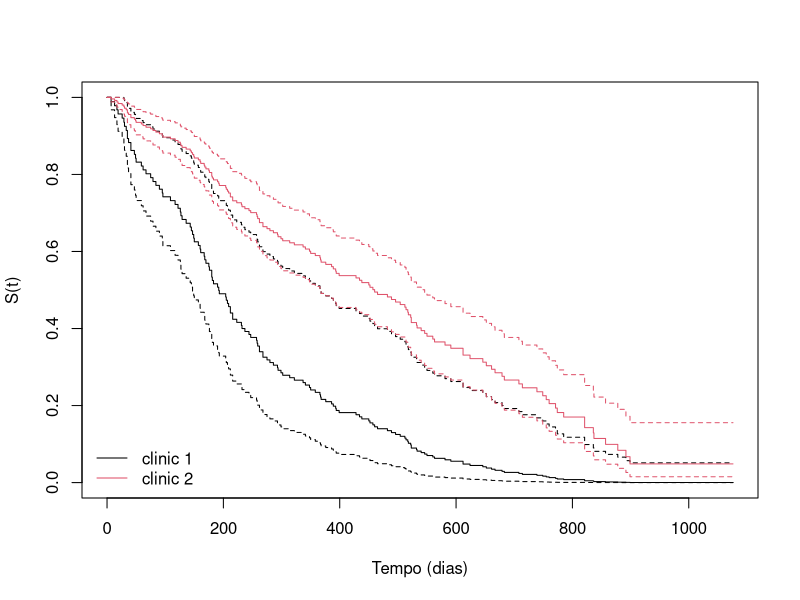
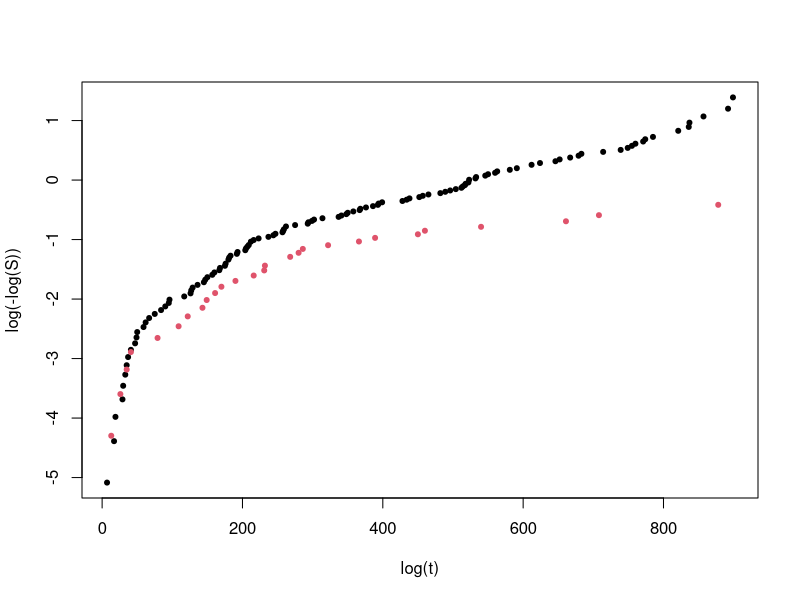
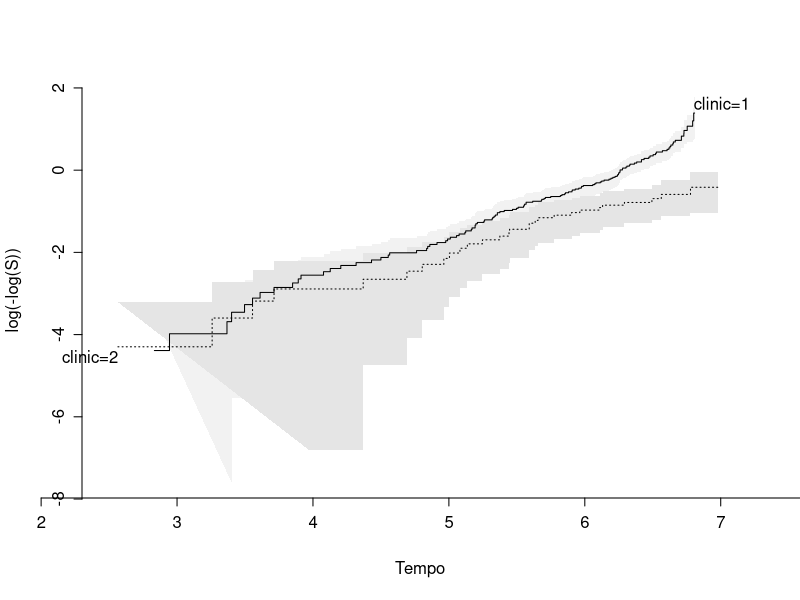
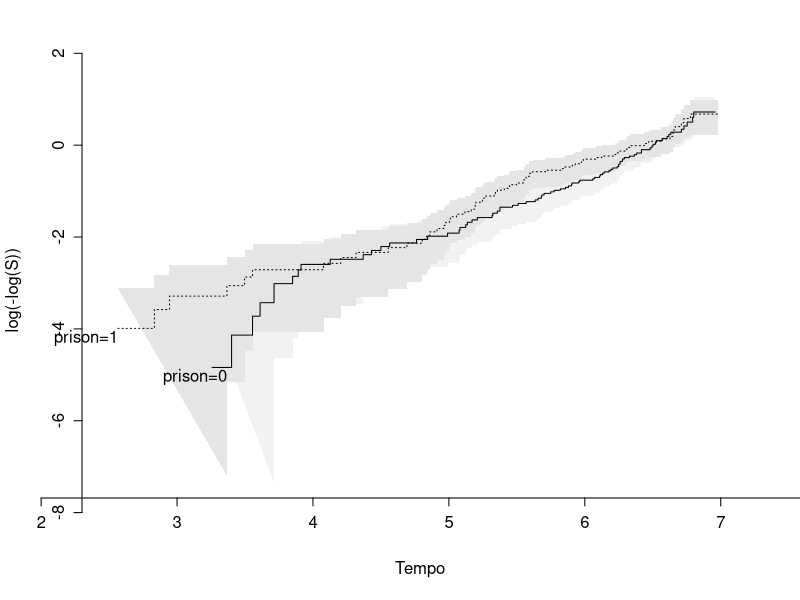
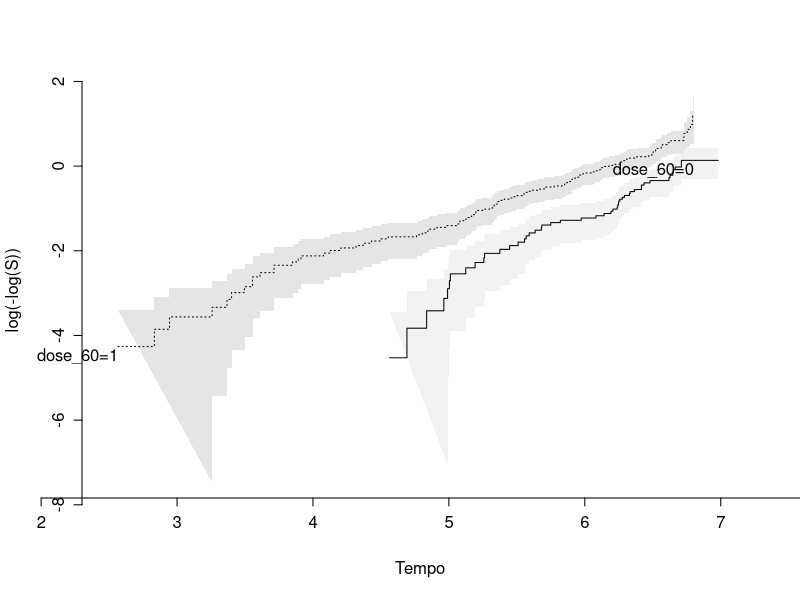
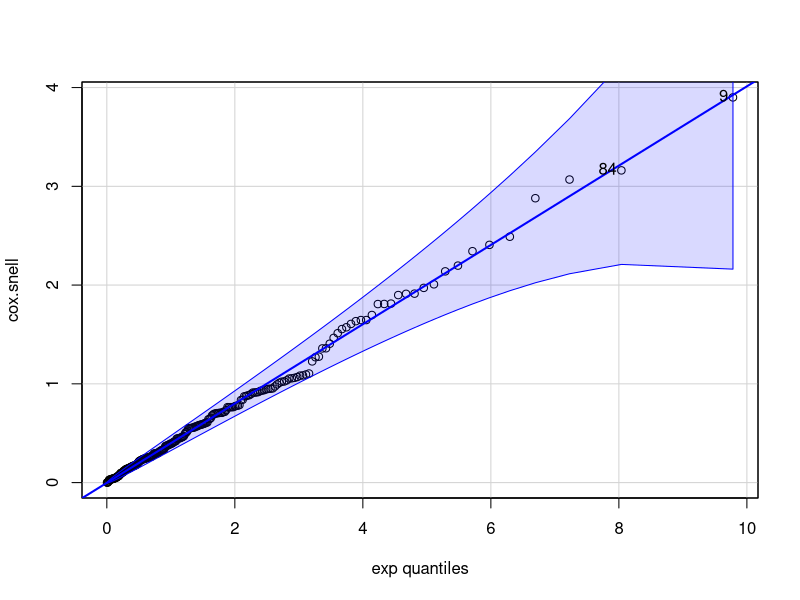
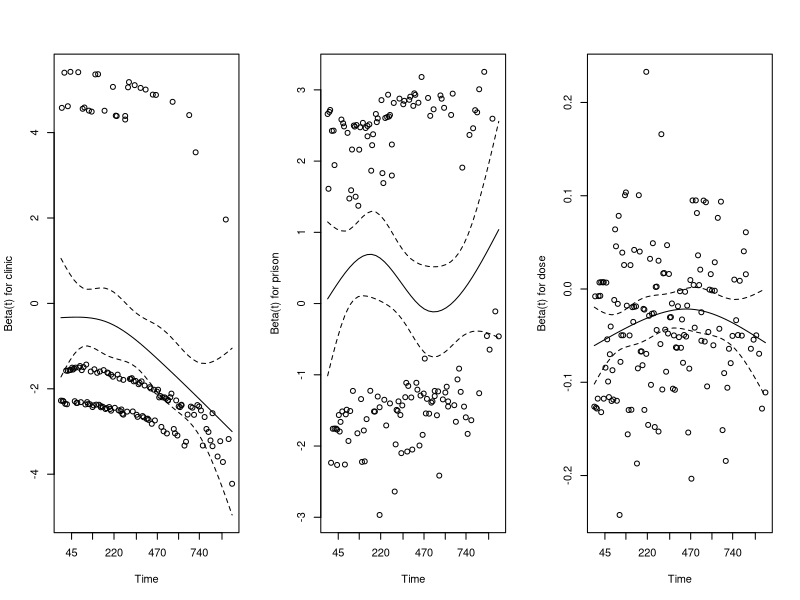
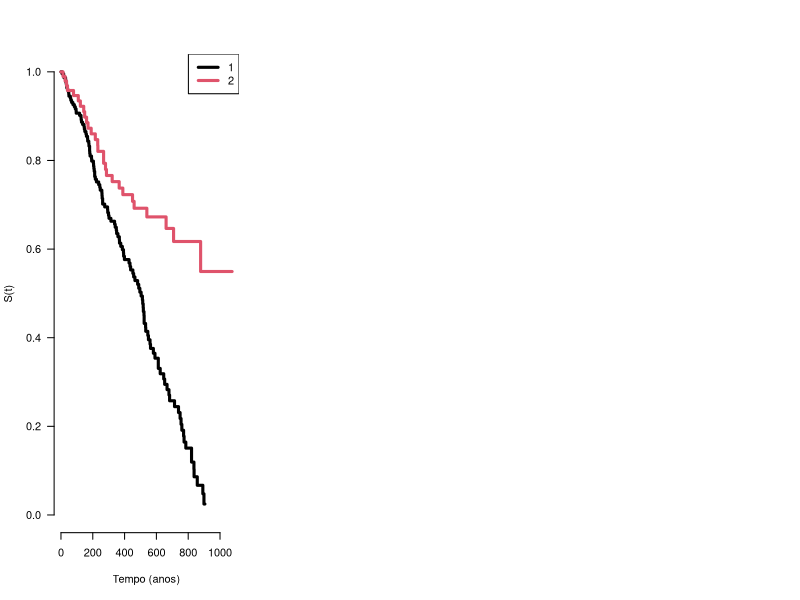

Recreate these plots in R, in order.
## ---- chunk 1
library(survival)
library(readxl)
dados <- read_xlsx("heroina.xlsx", col_names = TRUE )
str(dados)
## ---- chunk 2
sum(complete.cases(dados))
## ---- chunk 3
ajuste1 <- coxph(Surv(survt,status) ~ clinic + prison + dose,
                 ties= "efron", data=dados)
ajuste1
## ---- chunk 4
amostra.dados <- data.frame(clinic = c("1", "2"), prison = rep(0, 2), dose = rep(mean(dados$dose), 2))
amostra.sobr <- survfit(ajuste1, newdata = amostra.dados)
plot(amostra.sobr, col = c(1, 2), conf.int = TRUE,
xlab = "Tempo (dias)", ylab = "S(t)")
legend("bottomleft", bty = "n", lty = 1, col = 1:2,
legend = sprintf("clinic %d", 1:2))
## ---- chunk 5
vic.km.clinica <- survfit(Surv(survt, status) ~ clinic, data = dados)
tabela.vic <- summary(vic.km.clinica)
plot(tabela.vic$time, log(-log(tabela.vic$surv)),
col = tabela.vic$strata, xlab = "log(t)", ylab = "log(-log(S))",
pch = 20) 
## ---- chunk 6
library(rms)
survplot(npsurv(Surv(survt, status) ~ clinic, data = dados),
loglog = TRUE, logt=TRUE, xlab = "Tempo", ylab = "log(-log(S))")
## ---- chunk 7
survplot(npsurv(Surv(survt, status) ~ prison, data = dados),
loglog = TRUE, logt=TRUE, xlab = "Tempo", ylab = "log(-log(S))")
## ---- chunk 8
dados$dose_60 <- as.integer(dados$dose<=60)
survplot(npsurv(Surv(survt, status) ~ dose_60, data = dados),
loglog = TRUE, logt=TRUE, xlab = "Tempo", ylab = "log(-log(S))")
## ---- chunk 9
library(car)
cox.snell <- abs(dados$status - ajuste1$residuals)
qqPlot(cox.snell, dist = "exp", rate = mean(cox.snell))
## ---- chunk 10
cox.zph(ajuste1)
## ---- chunk 11
resid.sch <- cox.zph(ajuste1)
par(mfrow=c(1,3))
plot(resid.sch)
## ---- chunk 12
ajusteCoxE <-coxph(Surv(survt,status) ~ strata(clinic) + prison + dose,
                 ties= "efron", data=dados)
summary(ajusteCoxE)
## ---- chunk 13
ajuste_aux1 <- survfit(ajusteCoxE)
plot(ajuste_aux1, mark.time=FALSE, col=c(1:2), lwd=3, las=1, bty='n', xlab='Tempo (anos)', ylab='S(t)')
legend("topright", levels(as.factor(dados$clinic)), lwd=3, col=c(1:3))
